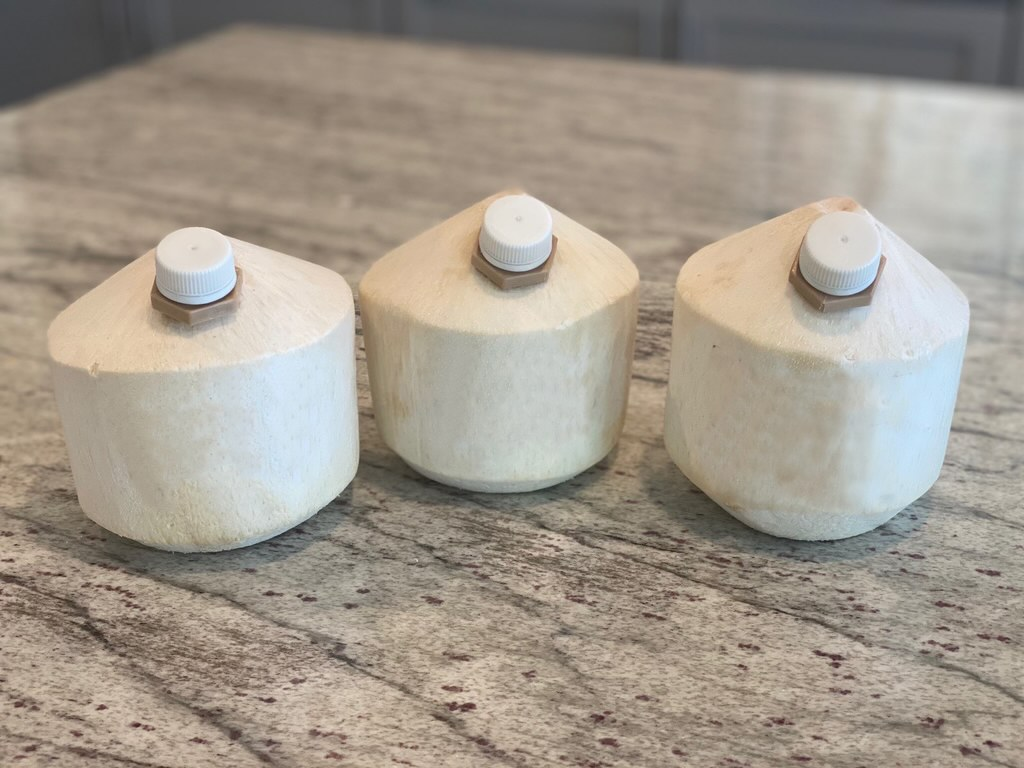
#> input picture v2020.0/ComputerVision/images/3.jpeg, 1024 x 768 px, given in place of coco_1.jpg, which was not available
$ python ComputerVision.py   (Python 2 division)
#> lines starting #> are read from the running program, lines starting #| are printed output that depends on the picture; after the words box and inside, x2 and y2 are one past the last pixel; in counts of white or black regions, pixels touching at a corner belong together; pictures that were not available may be replaced by others from this repository, and a replacement may not be noted
# !/usr/bin/env python3
"""
__author__  = "Blaze Sanders"
__email__   = "blaze.d.a.sanders@gmail.com"
__company__ = "CocoTaps"
__status__  = "Development"
__date__    = "Late Updated: 2020-07-15"
__doc__     = "Script to analyze the size of coconuts & scan QR codes, so that we make 99% reliable Tapomatic"
"""

# Useful standard Python system jazz
import sys, time, traceback, argparse, string

# Allow program to extract filename of the current file
import os

# Robotic Beverage Technologies code for custom data logging and terminal debugging output
from Debug import *

try:
    # OpenCV magic
    # https://opencv-python-tutroals.readthedocs.io/en/latest/py_tutorials/py_imgproc/py_table_of_contents_imgproc/py_table_of_contents_imgproc.html
    import cv2
    import numpy as np

except ImportError:
    currentProgramFilename = os.path.basename(__file__)
	ImportDebugObject = Debug(True, currentProgramFilename)
    ImportDebugObject.Dprint("Run ComputerVision.py with python not PYTHON3")


# Create a command line parser
# parser = argparse.ArgumentParser(prog = "Tapomatic Computer Vision", description = __doc__, add_help=True)
# parser.add_argument("-f", "--filename", type=str, default="Update.py", help="Local or cloud software to be loaded on ki$
# parser.add_argument("-l", "--loop", type=int, default=0, help="Set to 1 to loop this driver program.")
# args = parser.parse_args()

##GUIDE TO BEGINNERS
##Treat the Image as a matrix and that is how computers see and store the images.
## [x,y]

class ComputerVision():
    def printImageForTestingPurpose(self, name, img):
        """
        Prams:Img to be printed
        :return: NA
        PRESS KEY TO PROCEED.
        """
        cv2.imshow(name, img)
        cv2.waitKey(0) & 0xFF
        cv2.destroyAllWindows()
        if cv2.waitKey(0) == ord('q'):
            print('Done')

    # [9 lines left out: function auto_canny, not called in this run]

    def LoadImage(self, filename, mode):
        """
        Load a PNG image on the local harddrive into RAM

        Key arguments:
        filename -- PNG file to load into memory
        mode - 0 to read image in grayscale mode.
               1 to read image in rgb mode.

        Return value:
        img -- Image header object
        """
#> called with filename = 'coco_1.jpg', mode = 1
        print("TODO: CHECK FOR >PNG?")
        path = "static/CVImages/" + filename
        print(" path " + path)
        img = cv2.imread(path, mode)  # 0 for black, 1 for rgb
#> img is the input picture: shape (768, 1024, 3); mean B, G, R 141.3, 153.3, 162.3
#> (key q is pressed here)
        return img

    # [8 lines left out: function FindScale, not called in this run]

    def IncreaseContrast(self, image, percentage):
        """
        Create new image object with increased contrast to make edge dection easier

        Key arguments:
        image --
        percentage -- ??? TODO Blaze please read the following explanation and let me know new arguments suitable for this function.
        Image Contrast and Brightness can be formulated like the following.
        g(x) = af(x)+b  where f(x) is the old image and g(x) is the new image.
        To increase the contrast, multiply each pixel by constant a (GAIN) and add a
        constant b (BIAS). To increase the contrast choose a > 1 and to decrease choose a < 1

        """
#> called with percentage = 100
        # copyImage  = [ [0...0][0...0][0...0][0...0]]
        # copyImage = np.zeros(image.shape, image.dtype) # dtype is the data type ex:int
        # newImg = loop x,y,c (old_image) * a + b

        a = 1.5  # [1.0..3.0] Responsible for Contrast #TODO GET PARAMS
        b = 35  # [0.. 100]  Responsible for Brightness #TODO GET PARAMS
        newImg = cv2.convertScaleAbs(image, alpha=a, beta=b)
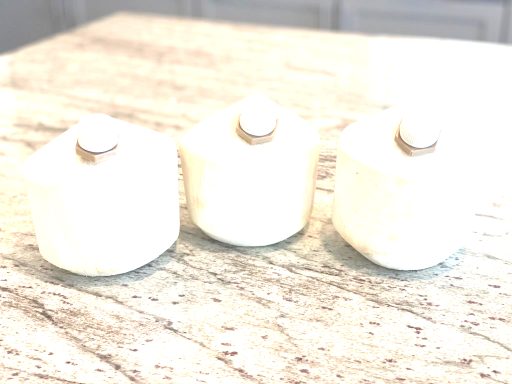
#> newImg: shape (768, 1024, 3) (shown at 1/2 size); mean B, G, R 227.1, 236.8, 241
#> (key Esc is pressed here)
        return newImg

    def ConvertToBW(self, colorImage):
        """
        Convert image to Black & White to make processing faster and more discrete

        Key arguments:
        image --

        Return value:
        bwImg -- Black & White image header object

        """

        grayImg = cv2.cvtColor(colorImage, cv2.COLOR_BGR2GRAY)
        ## Input 1st Param Image
        # 2nd Param : Threshold, if the pixel is less than this, value will be 0 (black) or set to 3rd param (white)
        # Usually coconuts are close to white, set this to > 200. so that they convert to black
        ##TODO NEED TO REVISIT, may need to have iterations and as well
        (threshold, bwImg) = cv2.threshold(grayImg, 200, 255, cv2.THRESH_BINARY)
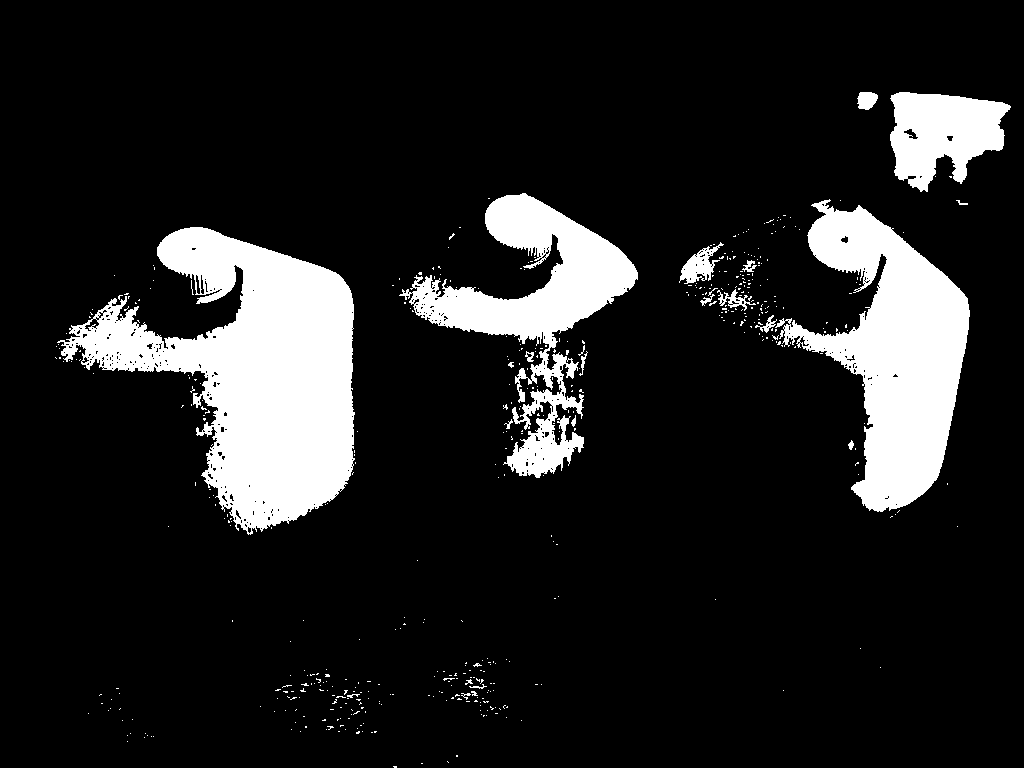
#> bwImg: shape (768, 1024); 13.1% white; 497 white regions (475 under 20 px), largest, box (x1, y1, x2, y2) and area: (57, 227, 355, 535) 44013, (775, 199, 970, 512) 28220, (399, 193, 638, 478) 19855
        self.printImageForTestingPurpose('GREY IMAGE', bwImg)
        return bwImg

    def ConvertToGray(self, colorImage):
        """
        Convert image to Black & White to make processing faster and more discrete

        Key arguments:
        image --

        Return value:
        bwImg -- Black & White image header object

        """

        grayImg = cv2.cvtColor(colorImage, cv2.COLOR_BGR2GRAY)
        self.printImageForTestingPurpose('GREY IMAGE', grayImg)

        return grayImg

    def FindSideToSideEdges(self, grey_image):
        """
        Scan image left to right and find two mostly vertical lines

        Key arguments:
        bwImage -- Black & White image to analyze

        Return value:
        columnList -- Two item list holding equation for a line
        """
        kernel_size = 5
        blur_gray = cv2.GaussianBlur(grey_image, (kernel_size, kernel_size), 0)
        self.printImageForTestingPurpose('BLURRED', blur_gray)
        low_threshold = 25
        high_threshold = 75
        edges = cv2.Canny(blur_gray, low_threshold, high_threshold)
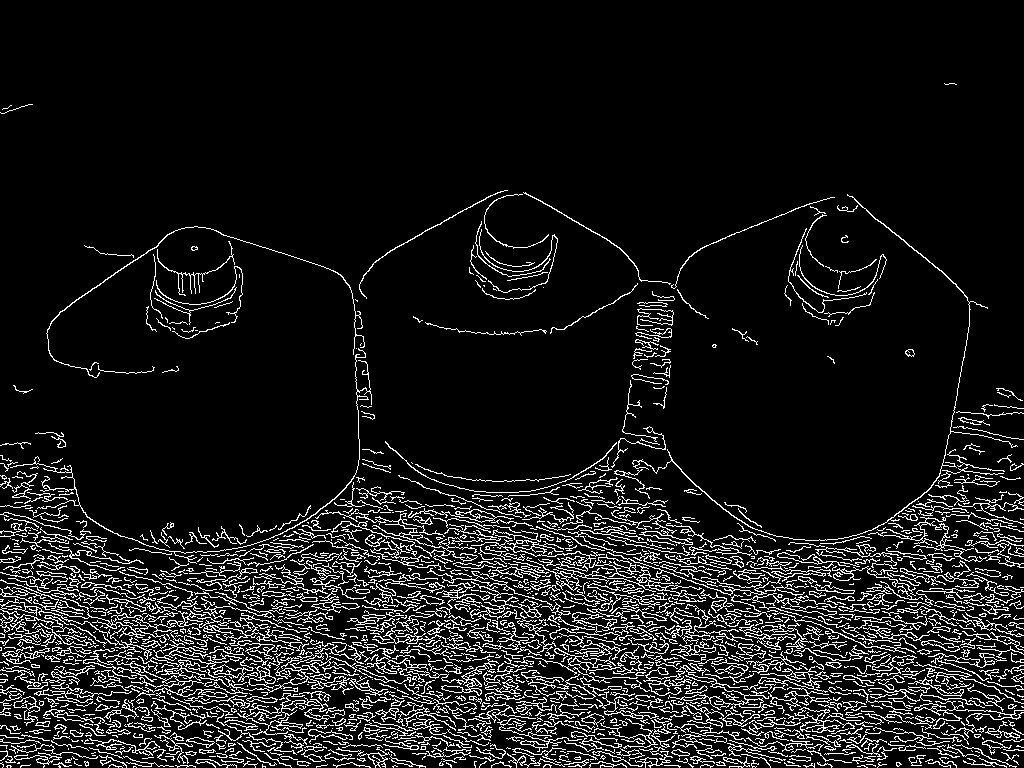
#> edges: shape (768, 1024); 9.8% white in thin lines or dots, all inside (x1, y1, x2, y2) = (0, 83, 1024, 768)
        self.printImageForTestingPurpose('EDGES USING CANNY', edges)

        vertical = np.copy(blur_gray)
        # [vert]
        # Specify size on vertical axis
        rows = vertical.shape[0]
        verticalsize = rows // 30
        # Create structure element for extracting vertical lines through morphology operations
        verticalStructure = cv2.getStructuringElement(cv2.MORPH_RECT, (1, verticalsize))
        # Apply morphology operations
        vertical = cv2.erode(vertical, verticalStructure)
        vertical = cv2.dilate(vertical, verticalStructure)
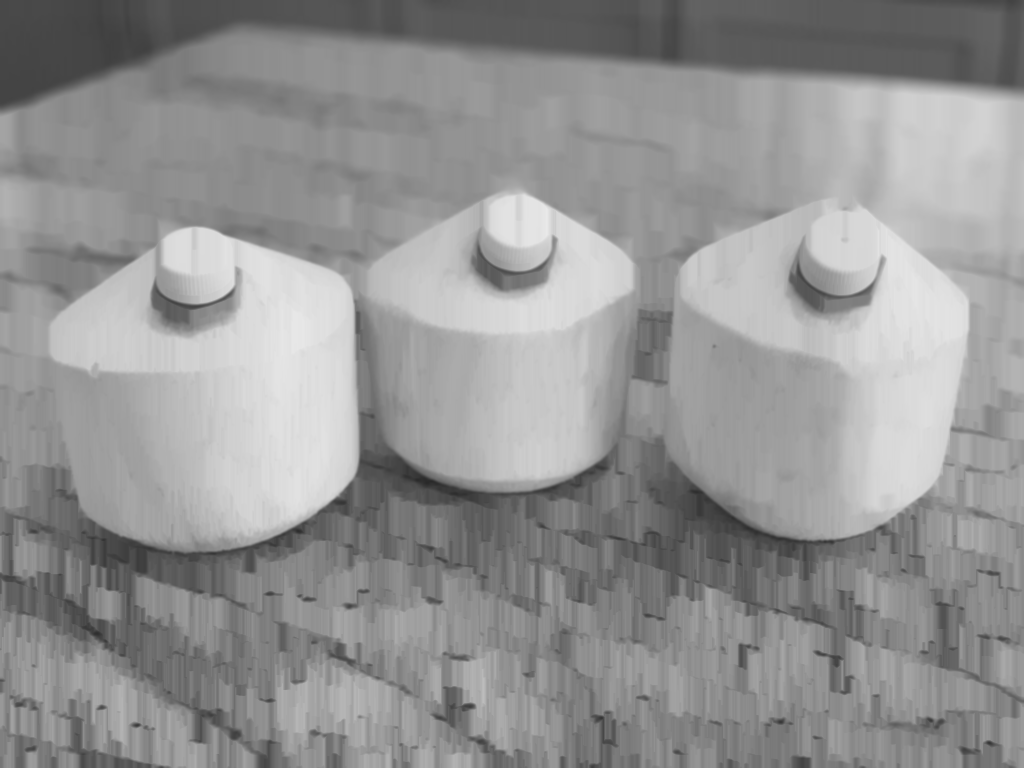
#> vertical: shape (768, 1024); min 41, max 233, mean 147.8
        # Show extracted vertical lines
        self.printImageForTestingPurpose("vertical", vertical)
        # [vert]
        # [smooth]
        # Inverse vertical image
        vertical = cv2.bitwise_not(vertical)
        self.printImageForTestingPurpose("vertical bit", vertical)

        imshape = grey_image.shape
        print(imshape)
        vertices = np.array([[(0, imshape[0]), (150, imshape[1]), (500, imshape[1]), (imshape[1], imshape[0])]],
                            dtype=np.int32)
        cv2.fillPoly(grey_image, vertices, None)
        masked_edges = cv2.bitwise_and(edges, grey_image)
        self.printImageForTestingPurpose('Masked Edges', masked_edges)
        ##TODO Copied code from the medium blog.... have to see the test results.???
        rho = 0.75  # distance resolution in pixels of the Hough grid
        theta = np.pi / 180  # angular resolution in radians of the Hough grid
        threshold = 20  # minimum number of votes (intersections in Hough grid cell)
        min_line_length = 20  # minimum number of pixels making up a line
        max_line_gap = 20  # maximum gap in pixels between connectable line segments
        line_image = np.copy(grey_image) * 0  # creating a blank to draw lines on
        lines = cv2.HoughLinesP(masked_edges, rho, theta, threshold, np.array([]), min_line_length, max_line_gap)

        for line in lines:
            for x1, y1, x2, y2 in line:
                cv2.line(line_image, (x1, y1), (x2, y2), (255, 25, 255), 5)

        lines_edges = cv2.addWeighted(grey_image, 0.8, line_image, 1, 0)
        self.printImageForTestingPurpose('Lines Edges New', lines_edges)

        columnList = ["y=100/98x-420", "y=-100/97+690"]  # Temp List
        return columnList

    # [35 lines left out: functions FindTopToBottomEdges, MeasurePixels, ScanQRcode, not called in this run]


if __name__ == "__main__":
    object = ComputerVision()
    # The CV flow should probably be done in the following order
    ##TODO Remove this later, only testing purposes loading images statically here.
    filename = "coco_1.jpg"
    img = object.LoadImage(filename, 1)
    ##TODO REMOVE LATER, Will open loaded images in a seperate window.
    object.printImageForTestingPurpose('COCO IMAGE ORIGINAL', img)

    ##TODO COMMENT UNTIL MURALI GET SOME CLARITY FROM BLAZE ON WHAT TO DO.
    # scale = FindScale(filename)  #TODO HARD

    contrastColorImg = object.IncreaseContrast(img, 100)  ##TODO BLAZE, SEE MY EXPLANATION
    ##TODO Remove later Testing Purpose Only.
    object.printImageForTestingPurpose('CONTRASTED IMAGE', contrastColorImg)

    ##Convert TO Black and White.
    bwImg = object.ConvertToBW(img)
    ##Convert TO Gray.
    grayImg = object.ConvertToGray(img)
    ##TODO Remove later Testing Purpose Only.
    object.printImageForTestingPurpose('GREY IMAGE', grayImg)

    columnList = object.FindSideToSideEdges(grayImg)
    # [10 lines of commented-out code are left out]

$ run again, on v2020.0/ComputerVision/images/4.jpeg
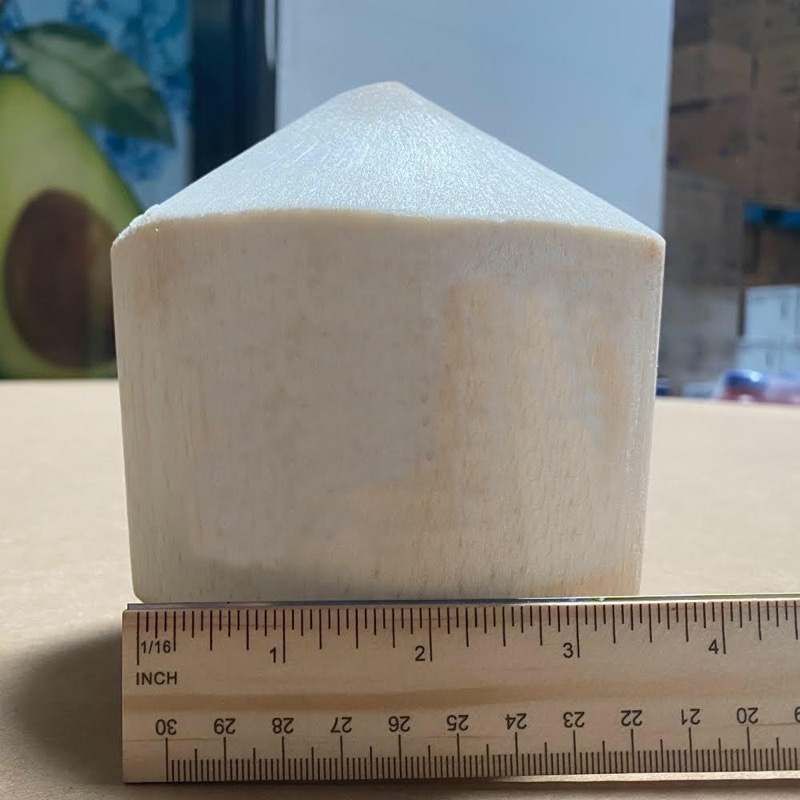
#> input picture v2020.0/ComputerVision/images/4.jpeg, 800 x 800 px, given in place of coco_1.jpg, which was not available
#> in LoadImage, img is the input picture: shape (800, 800, 3); mean B, G, R 124.9, 132, 134.9
#> in ConvertToBW, `(threshold, bwImg) = cv2.threshold(grayImg, 200, 255, cv2.THRESH_BINARY)`:
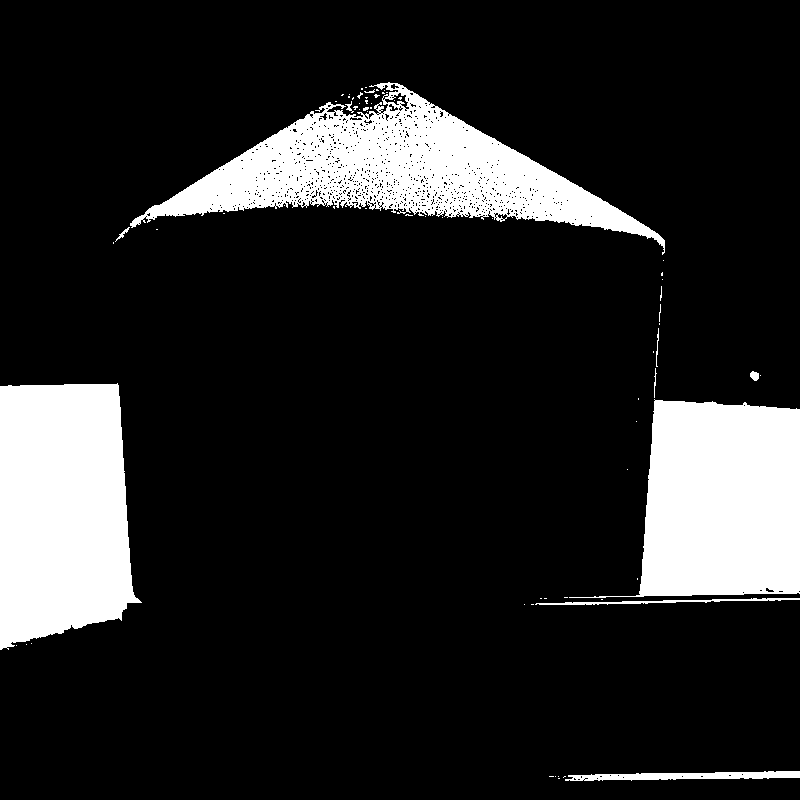
#> bwImg: shape (800, 800); 14.8% white; 71 white regions (61 under 20 px), largest, box (x1, y1, x2, y2) and area: (130, 82, 665, 255) 31720, (0, 383, 142, 650) 31169, (569, 399, 800, 598) 29250
#> edges: shape (800, 800); 3.4% white in thin lines or dots
#> in FindSideToSideEdges, `vertical = cv2.dilate(vertical, verticalStructure)`:
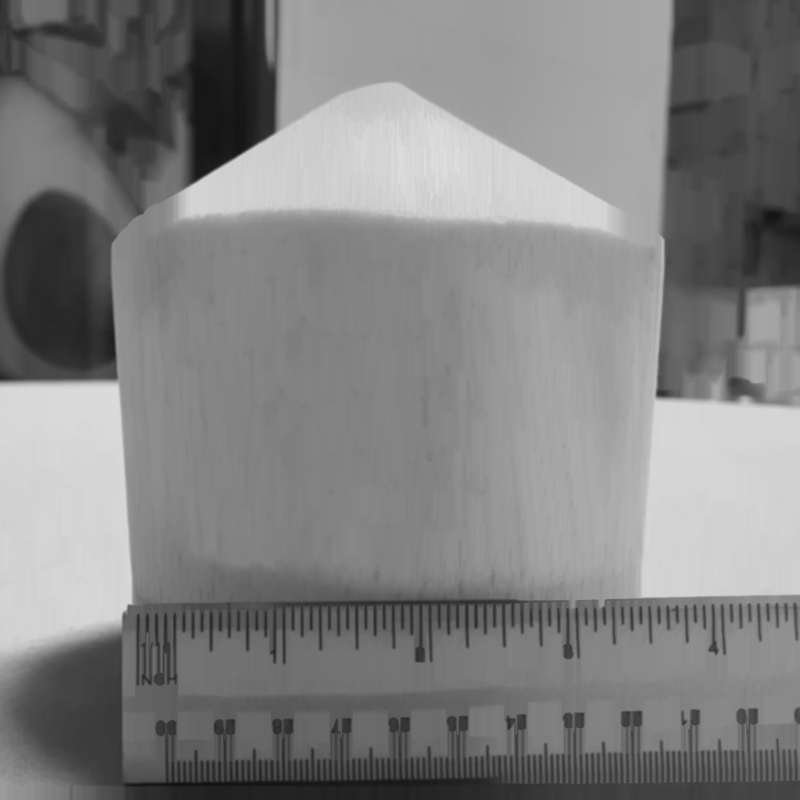
#> vertical: shape (800, 800); min 16, max 222, mean 129.2
